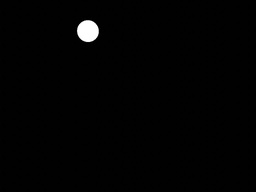
#> input picture im_4_mk.jpg, 256 x 192 px, shrunk from 1024 x 768 before the run
$ python test_4.py
#> lines starting #> are read from the running program, lines starting #| are printed output that depends on the picture; after the words box and inside, x2 and y2 are one past the last pixel; in counts of white or black regions, pixels touching at a corner belong together
# -*- coding: utf-8 -*-
"""
Test_4
"""


import numpy as np
import time as time


# For line of command
import sys

from PIL import Image, ImageOps, ImageFilter


#Should be given as argument
LIGHTEST_COLOR_INTENSITY = 255

list_groups = []
list_pixel = []

#Should be given as argument
IMAGE_NAME = "im_4.jpg"

#Should be determined from IMAGE_NAME or given as argument
MASK_NAME = "im_4_mk.jpg"

#Information that isn't to be given to the users, only for the developper
GET_TIME = True

#Should be given as argument
REPORT = True

#Should be given as argument
DETAILLED_REPORT = True


if GET_TIME:
    print("Beginning calculus")
    print("TIME = ", time.asctime(time.gmtime()))
image=Image.open(MASK_NAME)
#> image is the input picture: PIL image 256x192 L; min 0, max 255, mean 2.8
ld=image.load()

for i in range(0,image.width):
    for j in range(0, image.height):
        if image.getpixel((i,j))>180:
            list_pixel.append((i,j))
            ld.__setitem__((i,j),255)
        else:
            ld.__setitem__((i,j),0)
#> after the loop, list_pixel = 363 pairs, first value 77 to 98, second value 20 to 41

for i in range(1,image.width-1):
    for j in range(1,image.height-1):
        pixel = image.getpixel((i,j))
        if image.getpixel((i,j+1))==pixel:
            continue
        if image.getpixel((i,j-1))==pixel:
            continue
        if image.getpixel((i+1,j))==pixel:
            continue
        if image.getpixel((i-1,j))==pixel:
            continue
        if pixel==255:
            ld.__setitem__((i,j),0)
        else:
            ld.__setitem__((i,j),255)

image.save("TreatedMask.png")
image.close()
image=Image.open(MASK_NAME)

if GET_TIME:
    print("Done binarizing")
    print("TIME = ", time.asctime(time.gmtime()))

list_pixel_sorted = sorted(list_pixel)
#> list_pixel_sorted has the same summary as list_pixel


for i in range(0,len(list_pixel)):
    found_neighbour = False
    value = -1
    for j in range(0,len(list_groups)):
        if (list_pixel[i][0] -1, list_pixel[i][1]) in list_groups[j]:
            if not found_neighbour:
                list_groups[j].append(list_pixel[i])
                found_neighbour = True
                value = j
            else:
                if value !=j:
                    list_groups[value].extend(list_groups[j])
                    del(list_groups[j])
                    j-=1
        if (list_pixel[i][0], list_pixel[i][1] -1) in list_groups[j]:
            if not found_neighbour:
                list_groups[j].append(list_pixel[i])
                found_neighbour = True
                value = j
            else:
                if value != j:
                    list_groups[value].extend(list_groups[j])
                    del(list_groups[j])
                    j-=1
    if value == -1:
        list_groups.append([list_pixel[i]])
#> after the loop, j = 0; list_groups = 1 item


if GET_TIME:
    print("Done generating groups")
    print("TIME = ", time.asctime(time.gmtime()))

border = []

brd = Image.new("RGB",image.size)
#> brd: PIL image 256x192 RGB; every value is 0
ld_brd = brd.load()

for i in range(0,len(list_groups)):
    border.append([])
    for j in range(0,len(list_groups[i])):
        minimum = 255
        cur_width = list_groups[i][j][0]
        cur_height = list_groups[i][j][1]
        top = (cur_width==0)
        bottom = (cur_width==image.width)
        left = (cur_height==0)
        right = (cur_height==image.height)
        if left:
            if top:
                minimum = min(image.getpixel((cur_width+1, cur_height)),
                              image.getpixel((cur_width, cur_height+1)))
            elif bottom:
                minimum = min(image.getpixel((cur_width+1, cur_height)),
                              image.getpixel((cur_width, cur_height-1)))
            else:
                minimum = min(image.getpixel((cur_width+1, cur_height)),
                              image.getpixel((cur_width, cur_height-1)),
                              image.getpixel((cur_width, cur_height+1)))
        elif right:
            if top:
                minimum = min(image.getpixel((cur_width-1, cur_height)),
                              image.getpixel((cur_width, cur_height+1)))
            elif bottom:
                minimum = min(image.getpixel((cur_width-1, cur_height)),
                              image.getpixel((cur_width, cur_height-1)))
            else:
                minimum = min(image.getpixel((cur_width-1, cur_height)),
                              image.getpixel((cur_width, cur_height-1)),
                              image.getpixel((cur_width, cur_height+1)))

        elif top:
            minimum = min(image.getpixel((cur_width-1, cur_height)),
                          image.getpixel((cur_width+1, cur_height)),
                          image.getpixel((cur_width, cur_height+1)))
        elif bottom:
            minimum = min(image.getpixel((cur_width-1, cur_height)),
                          image.getpixel((cur_width+1, cur_height)),
                          image.getpixel((cur_width, cur_height-1)))
        else:
            minimum = min(image.getpixel((cur_width-1, cur_height)),
                          image.getpixel((cur_width+1, cur_height)),
                          image.getpixel((cur_width, cur_height-1)),
                          image.getpixel((cur_width, cur_height+1)))
        if minimum < 200:
            border[i].append((cur_width,cur_height))
#> this loop made 1 pass
#> after the loop, border = 1 item

for i in range(0,len(border)):
    for j in range(0,len(border[i])):
        ld_brd.__setitem__((border[i][j]),(255,255,255))
brd.save("Wrong_borders.png")
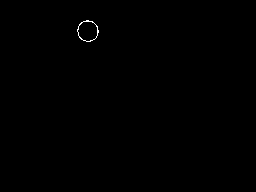
#> saved as Wrong_borders.png: PIL image 256x192 RGB; 0.15% white in thin lines or dots, all inside (x1, y1, x2, y2) = (77, 20, 99, 42)

if GET_TIME:
    print("Done calculating borders")
    print("TIME = ", time.asctime(time.gmtime()))


"""
for i in range(1, image.width - 2):
    for j in range(1, image.height - 2):
        minimal = image.getpixel((i-1,j))
        minimal = min(image.getpixel((i,j-1)),minimal)
        minimal = min(image.getpixel((i,j+1)),minimal)
        minimal = min(image.getpixel((i+1,j)),minimal)
        if(minimal < 100):
            border.append((i,j))
"""

for i in border:
    toDel = []

    for j in range(0,len(i)):
        minimum = 255
        cur_width = i[j][0]
        cur_height = i[j][1]
        top = (cur_width==0)
        bottom = (cur_width==image.width)
        left = (cur_height==0)
        right = (cur_height==image.height)

        if left:
            if top and (not (cur_width+1,cur_height+1)in i):
                toDel.append(j)
            elif bottom and (not (cur_width-1,cur_height+1)in i):
                toDel.append(j)
            elif (not (cur_width+1,cur_height+1)in i) and (
                    not (cur_width-1,cur_height+1)in i):
                toDel.append(j)
        elif right:
            if top and (not (cur_width+1,cur_height+1)in i):
                toDel.append(j)
            elif bottom and (not (cur_width-1,cur_height+1)in i):
                toDel.append(j)
            elif (not (cur_width+1,cur_height+1)in i) and (
                    not (cur_width-1,cur_height+1)in i):
                toDel.append(j)
        elif (top
              and not (cur_width-1,cur_height+1)in i
              and not (cur_width+1,cur_height+1)in i
              ):
            toDel.append(j)
        elif (bottom
              and not(cur_width-1,cur_height-1)in i
              and not(cur_width+1,cur_height-1)in i
              ):
            toDel.append(j)


    toDel.reverse()
    for j in range(0, len(toDel)):
        del(i[toDel[j]])


if GET_TIME:
    print("Done erasing side effects from borders")
    print("TIME = ", time.asctime(time.gmtime()))


img_new = Image.new('RGB',image.size)
ld = img_new.load()


for i in range(0,len(list_groups)):
    for j in range(0,len(list_groups[i])):
        ld.__setitem__(list_groups[i][j],(0,0,0))


for j in border:
    for i in j:
        ld.__setitem__(i,(0,255,0))
        ld_brd.__setitem__(i,(0,255,0))

img_new.show()
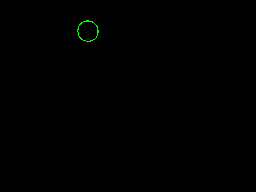
#> shown: PIL image 256x192 RGB; mean R, G, B 0, 0.4, 0
img_new.save("Border_treated.png")
brd.save("Treated_borders_2.png")

########### Finding the lightest point
########## Input
########### All groups in list_groups (list of list of tuples)
########### All borders in border (list of list of tuples)

########### Output
############ All lightest points in light_points (list of tuples)
light_points = []
true_image=Image.open(IMAGE_NAME)
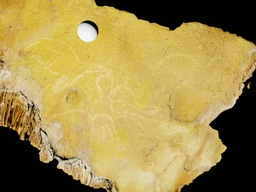
#> input picture im_4.jpg, 256 x 192 px, shrunk from 1024 x 768 before the run
#> true_image is the input picture: PIL image 256x192 RGB; mean R, G, B 161.1, 140.7, 78

true_grayscale = ImageOps.grayscale(true_image)
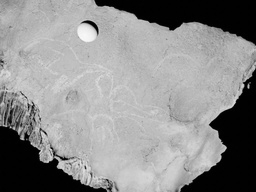
#> true_grayscale: PIL image 256x192 L; min 0, max 249, mean 139.6
r,g,b = true_image.split()
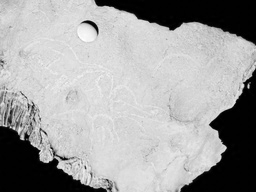
#> r: PIL image 256x192 L; min 0, max 255, mean 161.1
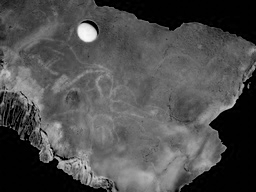
#> b: PIL image 256x192 L; min 0, max 249, mean 78
list_loss = []


#grs = true_grayscale.filter(ImageFilter.GaussianBlur(radius = 3))


"""

Following lines only take the highest value on the picture
Not precise enough


for i in list_groups:
    for j in i:
        ld.__setitem__(j,(255,255,255))


for i in range(0,len(list_groups)):
    lightest_value_in_grp = 0
    current_position = (0,0)
    for j in range(0,len(list_groups[i])):
        check_value = list_groups[i][j]
        #pixel = grs.getpixel(check_value)
        pixel = max(true_image.getpixel(check_value))
        if pixel>lightest_value_in_grp:
            lightest_value_in_grp = pixel
            current_position = check_value
    list_loss.append(lightest_value_in_grp)
    light_points.append(current_position)


for i in range(0,len(light_points)):
    ld.__setitem__((light_points[i][0],light_points[i][1]),(255,0,0))
    ld.__setitem__((light_points[i][0]+1,light_points[i][1]),(255,0,0))
    ld.__setitem__((light_points[i][0],light_points[i][1]+1),(255,0,0))
    ld.__setitem__((light_points[i][0]-1,light_points[i][1]),(255,0,0))
    ld.__setitem__((light_points[i][0],light_points[i][1]-1),(255,0,0))
    ld.__setitem__((light_points[i][0]+2,light_points[i][1]),(255,0,0))
    ld.__setitem__((light_points[i][0],light_points[i][1]+2),(255,0,0))
    ld.__setitem__((light_points[i][0]-2,light_points[i][1]),(255,0,0))
    ld.__setitem__((light_points[i][0],light_points[i][1]-2),(255,0,0))
    ld.__setitem__((light_points[i][0]+3,light_points[i][1]),(255,0,0))
    ld.__setitem__((light_points[i][0],light_points[i][1]+3),(255,0,0))
    ld.__setitem__((light_points[i][0]-3,light_points[i][1]),(255,0,0))
    ld.__setitem__((light_points[i][0],light_points[i][1]-3),(255,0,0))

    ld.__setitem__((light_points[i][0]+4,light_points[i][1]),(255,0,0))
    ld.__setitem__((light_points[i][0],light_points[i][1]+4),(255,0,0))
    ld.__setitem__((light_points[i][0]-4,light_points[i][1]),(255,0,0))
    ld.__setitem__((light_points[i][0],light_points[i][1]-4),(255,0,0))

img_new.save("Light_1.png")
"""

grs = true_grayscale.filter(ImageFilter.GaussianBlur(radius = 3))
for i in range(0,len(list_groups)):
    lightest_value_in_grp = 0
    current_position = (0,0)
    for j in range(0,len(list_groups[i])):
        check_value = list_groups[i][j]
        pixel = grs.getpixel(check_value)
        if pixel>lightest_value_in_grp:
            lightest_value_in_grp = pixel
            current_position = check_value
    list_loss.append(lightest_value_in_grp)
    light_points.append(current_position)
#> this loop made 1 pass
#> (the rest of the program and of its run is left out)
